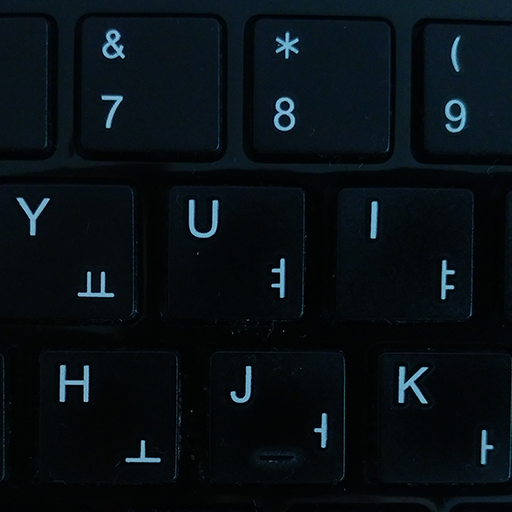
//> input picture OpenCV/ch12/keyboard.bmp, 512 x 512 px
$ ./Labeling   (built with g++ and OpenCV 4)
//> lines starting //> are read from the running program, lines starting //| are printed output that depends on the picture; after the words box and inside, x2 and y2 are one past the last pixel; in counts of white or black regions, pixels touching at a corner belong together
/* 레이블링 */
#include <iostream>
#include "opencv2/opencv.hpp"
using namespace std;
using namespace cv;

/* 영상의 레이블링 예제 */
// [47 lines left out: function labeling_basic, not called in this run]

/* 레이블링을 이용하여 객체의 바운딩 박스 그리기 (레이블링 응용) */
void labeling_stats()
{

	/* 레이블링을 수행한 후에는 각각의 객체 영역이 어느 위치에 어느 정도의 크기로 존재하는지 확인할 필요가 있음 */
	/* 레이블 맵과 각 객체 영역의 통계 정보를 한꺼번에 반환하는 connectedComponestsWithStats함수를 제공 */
	/* connectedComponestsWithStats(image, labels, stats, centroids, connectivity, ltype) */
	/* stats = 각각의 레이블 영역에 대한 통계 정보를 담은 행렬. CV_32S */
	/* centroids = 각각의 레이블 영역의 무게 중심 좌표 정보를 담은 행렬. CV_64F */
	/* 위의 두 인자에는 Mat 자료형 변수를 지정함 */
	/* stats 행렬의 행 개수는 레이블 개수와 같고, 열 개수는 항상 5임 */
	/* 첫 번쨰 행은 배경 영역 정보를, 두 번째 행부터는 1번부터 시작하는 객체 영역에 대한 정보를 담고 있음 */
	/* 각 열은 차례대로 특정 영역을 감싸는 바운딩 박스의 (x, y ,width, height) 그리고 면적(해당 영역의 픽셀 개수) 정보를 담고 있음 */
	/* centroids 행렬의 행 개수는 레블 개수와 같고 열 개수는 항상 2임 */
	/* 각 열은 차례대로 각 영역의 무게 중심 x좌표, y좌표를 저장 */
	Mat src = imread("keyboard.bmp", IMREAD_GRAYSCALE);
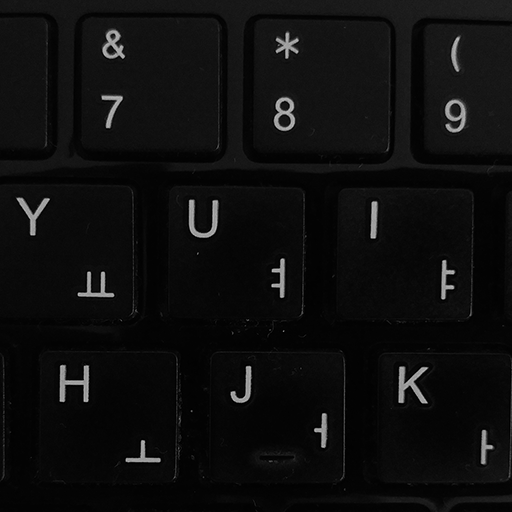
//> src: 512 rows x 512 cols, CV_8UC1; min 0, max 196, mean 13.8

	if (src.empty()) {
		cerr << "Fail" << endl;
		return;
	}

	Mat bin;
	threshold(src, bin, 0, 255, THRESH_BINARY | THRESH_OTSU);
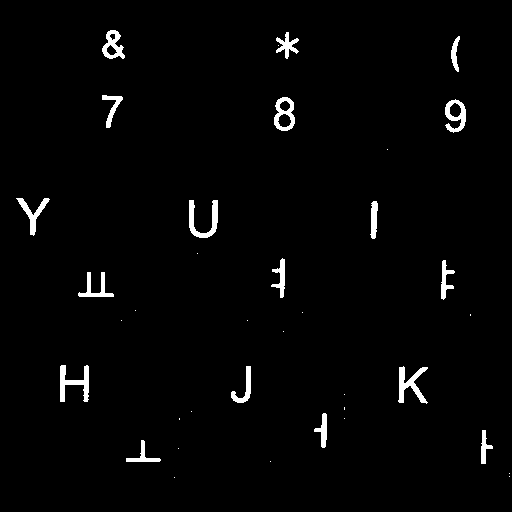
//> bin: 512 rows x 512 cols, CV_8UC1; 2.1% white; 37 white regions (19 under 20 px), largest, box (x1, y1, x2, y2) and area: (398, 366, 428, 404) 470, (60, 365, 89, 402) 469, (189, 200, 218, 238) 452

	/* bin영상에 대해 레이블링을 수행하고 각 객체 영역의 통계 정보를 추출 */
	Mat labels, stats, centroids;
	int cnt = connectedComponentsWithStats(bin, labels, stats, centroids);
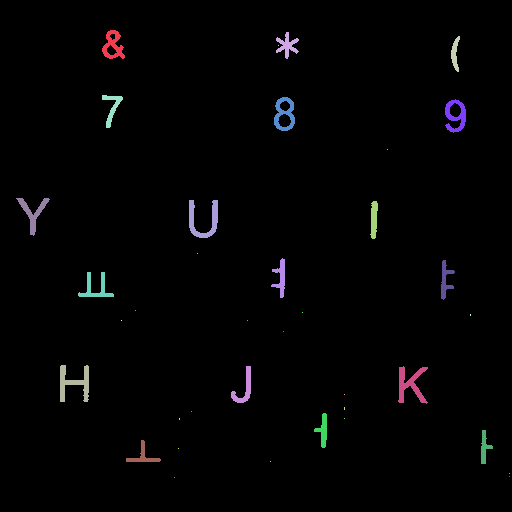
//> labels: 512 rows x 512 cols, CV_32SC1; 38 distinct labels, from 0 to 37; one colour per label, 0 black
//> stats = 38 rows, first 6: [0, 0, 512, 512, 256750], [102, 30, 23, 29, 341], [276, 32, 23, 27, 259], [451, 36, 9, 36, 168], [278, 45, 1, 1, 1], [102, 95, 21, 33, 230]; centroids = 38 pairs, first value 32.49 to 509, second value 44.95 to 477; cnt = 38

	Mat dst;
	cvtColor(src, dst, COLOR_GRAY2BGR);

	/* 배경 영역을 제외하고 흰색 객체 영역에 대해서만 for문을 수행 */
	for (int i = 1; i < cnt; i++) {
		int* p = stats.ptr<int>(i);

		if (p[4] < 20) continue; // 객체의 픽셀 개수가 20보다 작으면 잡음이라고 간주하고 무시함

		rectangle(dst, Rect(p[0], p[1], p[2], p[3]), Scalar(0, 255, 255), 2); // 검출된 객체를 감싸는 바운딩 박스를 노란색으로 그림
	}
//> this loop made 37 passes
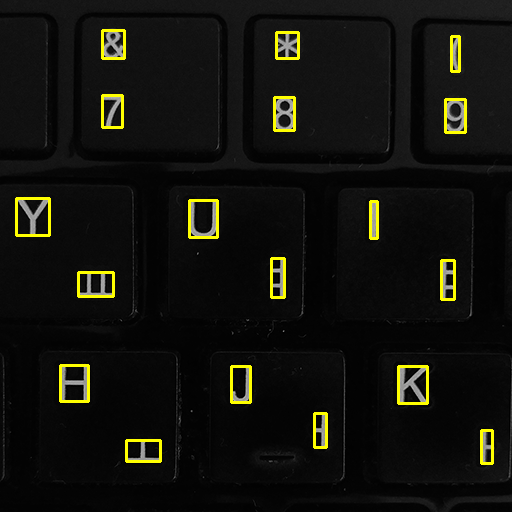
//> dst: 512 rows x 512 cols, CV_8UC3; mean B, G, R 12.7, 18.3, 18.3

	imshow("src", src);
	imshow("dst", dst);

	waitKey();
	destroyAllWindows();
}

int main()
{
	//labeling_basic();
	labeling_stats();

	return 0;
}
